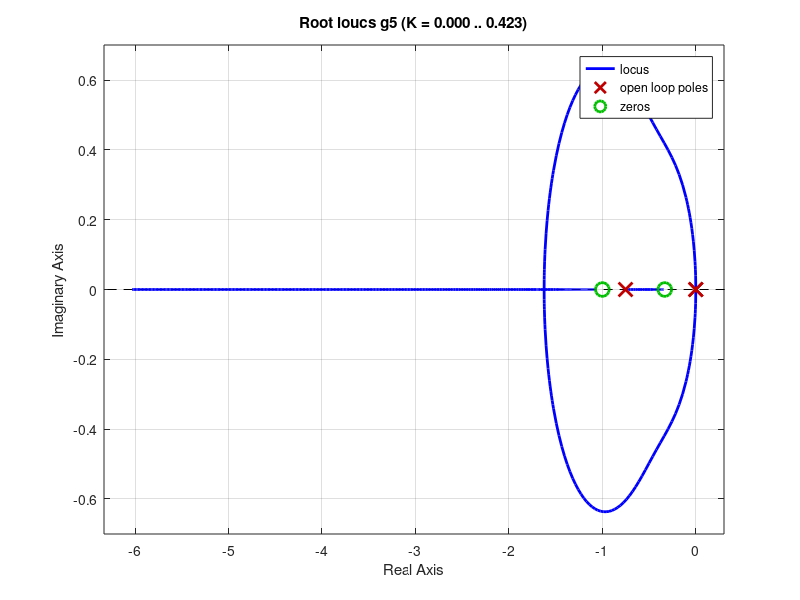

This figure's MATLAB source:
%defining the transfer function; 
g1=tf([0.7],[1 0 0]);
%analysis;
step(g1);

%design to a marginally stable state by a PID controller
Kp = 1;
C = pid(Kp);
sys_cl=feedback(g1,1);
step(sys_cl)
axis([0 70 0 2])

%designing a PD controller
Kp = 10;
Kd = 10;
C = pid(Kp,0,Kd);
sys_cl=feedback(g1*C,1);
step(sys_cl)

bode(g1*C)
margin(g1*C)

g4=tf([3.005 1],[1.33 1])  
g2=tf([7 7],[1 0 0])
g5=g4*g2
bode(g5)

g6=feedback(g5,1)
step(g6)
rlocus(g5)




